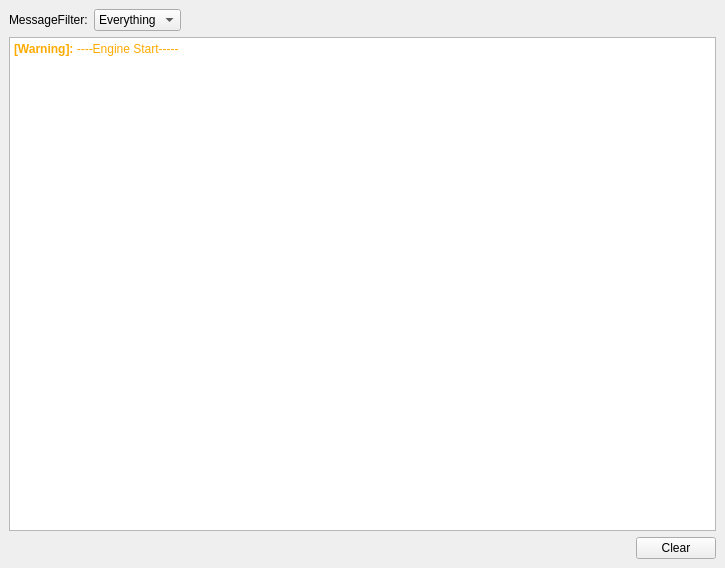
<?xml version="1.0" encoding="UTF-8"?>
<ui version="4.0">
 <class>QtConsolePanel</class>
 <widget class="QWidget" name="QtConsolePanel">
  <property name="geometry">
   <rect>
    <x>0</x>
    <y>0</y>
    <width>725</width>
    <height>568</height>
   </rect>
  </property>
  <property name="windowTitle">
   <string>Console</string>
  </property>
  <property name="styleSheet">
   <string notr="true"/>
  </property>
  <layout class="QGridLayout" name="gridLayout">
   <property name="leftMargin">
    <number>9</number>
   </property>
   <property name="topMargin">
    <number>9</number>
   </property>
   <property name="rightMargin">
    <number>9</number>
   </property>
   <property name="bottomMargin">
    <number>9</number>
   </property>
   <item row="0" column="0">
    <layout class="QVBoxLayout" name="verticalLayout">
     <item>
      <layout class="QHBoxLayout" name="horizontalLayout">
       <property name="sizeConstraint">
        <enum>QLayout::SizeConstraint::SetMinimumSize</enum>
       </property>
       <item>
        <widget class="QLabel" name="label">
         <property name="text">
          <string>MessageFilter:</string>
         </property>
        </widget>
       </item>
       <item>
        <widget class="QComboBox" name="UI_Filter">
         <item>
          <property name="text">
           <string>Everything</string>
          </property>
         </item>
         <item>
          <property name="text">
           <string>Warning</string>
          </property>
         </item>
         <item>
          <property name="text">
           <string>Error</string>
          </property>
         </item>
        </widget>
       </item>
       <item>
        <spacer name="horizontalSpacer">
         <property name="orientation">
          <enum>Qt::Orientation::Horizontal</enum>
         </property>
         <property name="sizeHint" stdset="0">
          <size>
           <width>40</width>
           <height>20</height>
          </size>
         </property>
        </spacer>
       </item>
      </layout>
     </item>
     <item>
      <widget class="QTextBrowser" name="textBrowser">
       <property name="sizePolicy">
        <sizepolicy hsizetype="Expanding" vsizetype="Expanding">
         <horstretch>0</horstretch>
         <verstretch>0</verstretch>
        </sizepolicy>
       </property>
       <property name="readOnly">
        <bool>true</bool>
       </property>
       <property name="html">
        <string>&lt;!DOCTYPE HTML PUBLIC &quot;-//W3C//DTD HTML 4.0//EN&quot; &quot;http://www.w3.org/TR/REC-html40/strict.dtd&quot;&gt;
&lt;html&gt;&lt;head&gt;&lt;meta name=&quot;qrichtext&quot; content=&quot;1&quot; /&gt;&lt;meta charset=&quot;utf-8&quot; /&gt;&lt;style type=&quot;text/css&quot;&gt;
p, li { white-space: pre-wrap; }
hr { height: 1px; border-width: 0; }
li.unchecked::marker { content: &quot;\2610&quot;; }
li.checked::marker { content: &quot;\2612&quot;; }
&lt;/style&gt;&lt;/head&gt;&lt;body style=&quot; font-family:'Microsoft YaHei UI'; font-size:9pt; font-weight:400; font-style:normal;&quot;&gt;
&lt;p style=&quot; margin-top:0px; margin-bottom:0px; margin-left:0px; margin-right:0px; -qt-block-indent:0; text-indent:0px;&quot;&gt;&lt;span style=&quot; font-weight:700; color:#ffaa00;&quot;&gt;[Warning]: &lt;/span&gt;&lt;span style=&quot; color:#ffaa00;&quot;&gt;----Engine Start-----&lt;/span&gt;&lt;/p&gt;&lt;/body&gt;&lt;/html&gt;</string>
       </property>
      </widget>
     </item>
     <item>
      <layout class="QHBoxLayout" name="horizontalLayout_2">
       <property name="sizeConstraint">
        <enum>QLayout::SizeConstraint::SetMinimumSize</enum>
       </property>
       <item>
        <spacer name="horizontalSpacer_2">
         <property name="orientation">
          <enum>Qt::Orientation::Horizontal</enum>
         </property>
         <property name="sizeHint" stdset="0">
          <size>
           <width>40</width>
           <height>20</height>
          </size>
         </property>
        </spacer>
       </item>
       <item>
        <widget class="QPushButton" name="UI_Clear">
         <property name="text">
          <string>Clear</string>
         </property>
        </widget>
       </item>
      </layout>
     </item>
    </layout>
   </item>
  </layout>
 </widget>
 <resources/>
 <connections/>
</ui>
